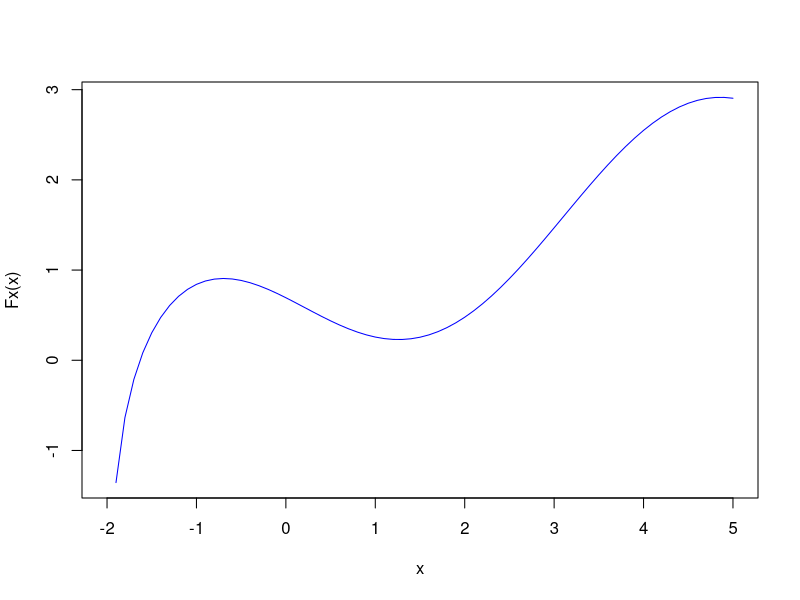

Write the R code that produced this figure. (Note: this script raises an error after producing the figure.)
#Punto 2b parcial

rm(list=ls())

Fx = function(x) log(x+2)-sin(x)#exp(x) - pi * x
ecuacion = function(x, x1, error){
  x = seq(-2, 5, 0.1)
    plot(x, Fx(x), type = "l", col="blue")
  x2= x1-((Fx(x1))*(x1-x)) / (Fx(x1) - Fx(x))
  err = 1
  contador = 0
  while (err > error){
    contador = contador + 1
    if(Fx(x2)&& Fx(x1)<0){
    x2= x1
    x1=x
    }
    else{
      x2=x1
    }
    x2= x1-((Fx(x1))*(x1-x)) / (Fx(x1) - Fx(x))
    err = abs((x2-x1)/x2)*100
    cat("Valor X: ", x, "\t\tValor del Error: ", err, "\t\tIteracion: ", contador, "\n")
  }
}

ecuacion(-1,5, 10e-8)
